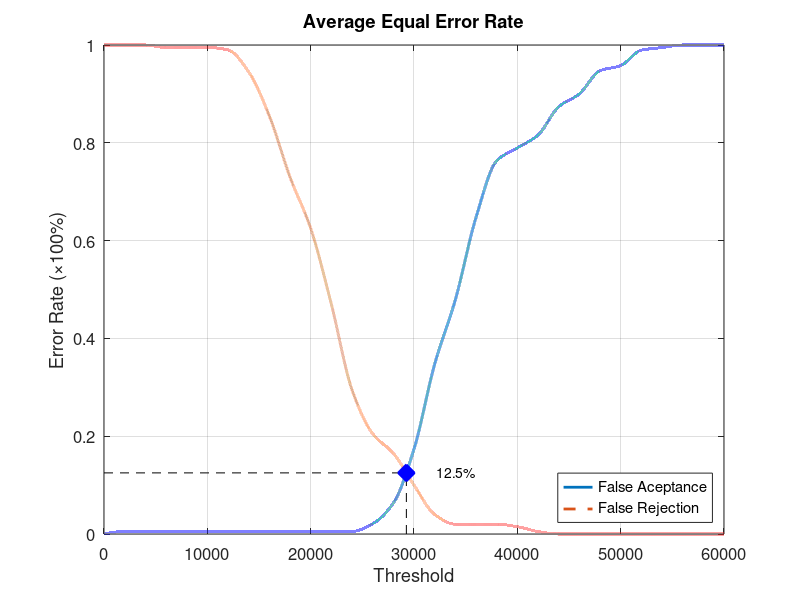
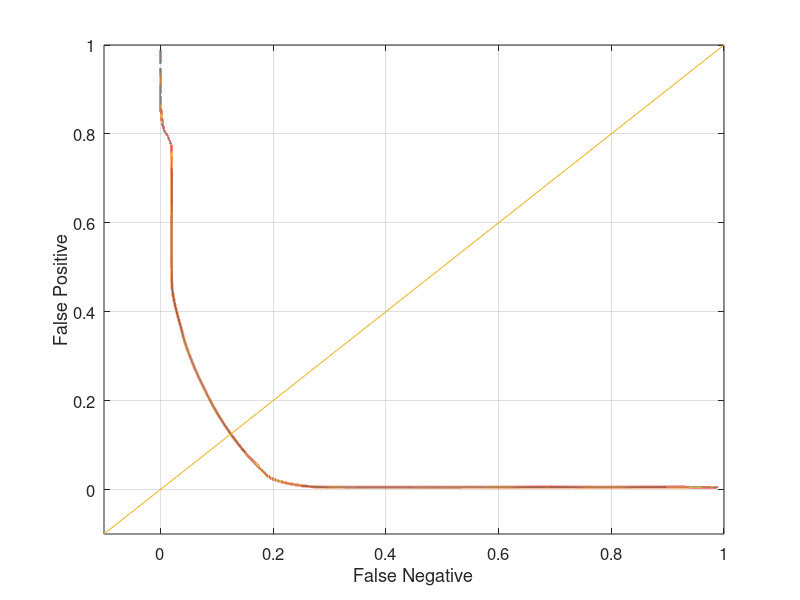

Write the MATLAB code that produced these figures, in order.
function yEER = Database5_2
close all;
clear;
clc;
x = 0:2000:60000;
xq = 0:0.5:60000;

y0 = [0 0.00526316 0.00526316 0.00526316 0.00526316 0.00526316 0.00526316 0.00526316 0.00526316 0.00526316 0.00526316 0.00526316 0.00526316 0.0210526 0.0631579 0.173684 0.347368 0.478947 0.647368 0.763158 0.789474 0.815789 0.873684 0.9 0.947368 0.957895 0.989474 0.994737 1 1 1];
yy0 = interp1(x, y0, xq, 'pchip');
y1 = [1 1 1 0.995 0.995 0.995 0.99 0.945 0.855 0.73 0.625 0.47 0.295 0.205 0.165 0.1 0.04 0.02 0.02 0.02 0.015 0.005 0 0 0 0 0 0 0 0 0];
yy1 = interp1(x, y1, xq, 'pchip');

% Calculating EER: 
y2 = abs(y0 - y1);
find(y2 == min(y2))
yy2 = abs(yy0 - yy1);
xEER = find(yy2 == min(yy2));
xEERIndex = xq(xEER) % X-axis EER
yEER = yy0(xEER) % Y-axis EER

main = figure
plot(xq, yy0,'-','LineWidth', 2);	hold on
plot(xq, yy1,'--','LineWidth', 2);	hold on
plot([xEERIndex xEERIndex], [0 yEER], 'k--');	hold on
plot([0 xEERIndex], [yEER yEER], 'k--');	hold on
plot(xEERIndex, yEER, 'bx', 'LineWidth', 10);	hold on
text(xEERIndex + 10 * xEERIndex / 100, yEER, [num2str(round((10000 * yEER)) / 100) '%'])
legend('False Aceptance', 'False Rejection', 'Location', 'SouthEast')
xlabel('Threshold')
ylabel('Error Rate (\times100%)')
title('Average Equal Error Rate')
set(gca, 'FontSize', 12)
axis([0 60000 0 1])
grid on

print(main, 'Database5_2Main', '-dpng');
FNRxFPR = figure('Color', [1 1 1]);
plot(yy1, yy0, '-', yy1, yy0, 'LineWidth', 2);
hold on
y = -0.1:0.1:1
plot(y, y); 
set(gca, 'FontSize', 12)
xlabel('False Negative')
ylabel('False Positive')
axis([-0.1 1 -0.1 1])
set(gca, 'FontSize', 12)
grid on

print(FNRxFPR, 'Database5_2FNRxFPR','-dpng');
end
